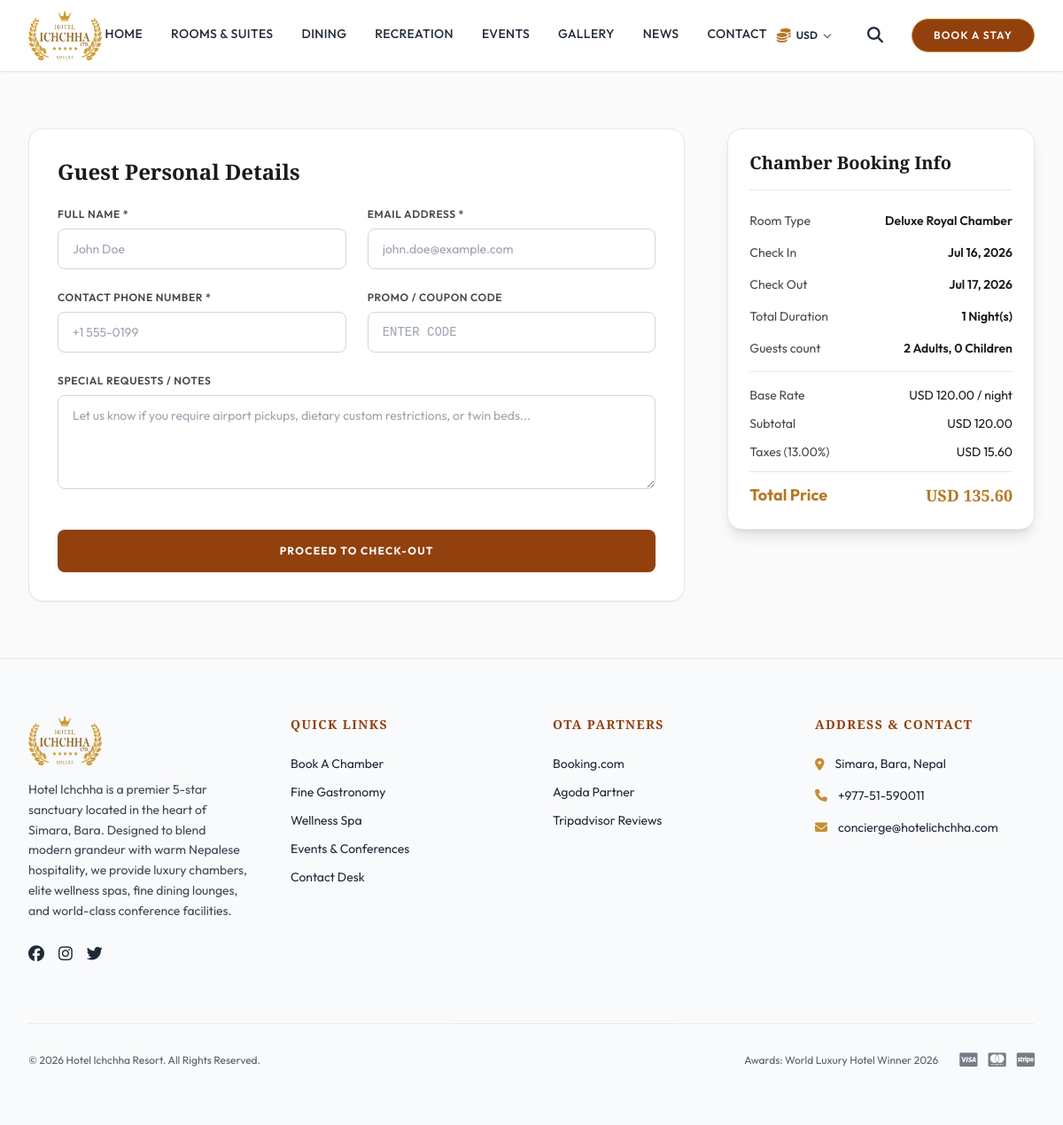
/booking/initiate/1/, run on an earlier commit of the app's database.
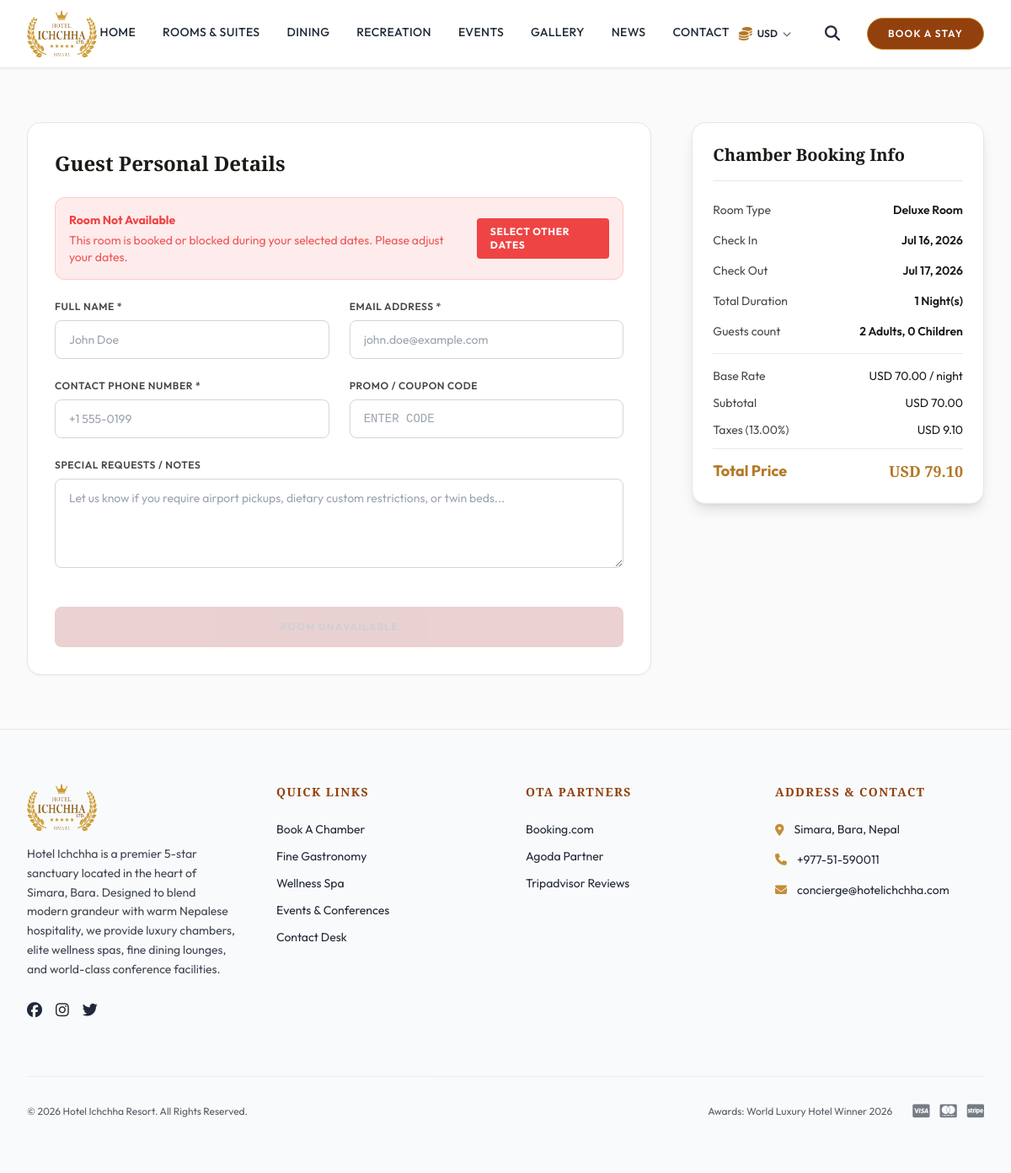
And on a later commit of the database.
### rooms/models/room.py (models this page shows, shortened)
class Room(models.Model):
    CURRENCY_CHOICES = [
        ('USD', 'USD ($)'),
        ('NPR', 'NPR (₨)'),
        ('EUR', 'EUR (€)'),
        ('GBP', 'GBP (£)'),
    ]
    title = models.CharField(max_length=200)
    slug = models.SlugField(max_length=250, unique=True, blank=True)
    category = models.ForeignKey(
        'RoomCategory',
        on_delete=models.SET_NULL,
        null=True,
        blank=True,
        related_name='rooms',
        help_text="Room category (managed in admin under Room Categories)"
    )
    description = models.TextField()
    highlights = models.TextField(help_text="Comma-separated or line-separated list of room highlights")
    base_price = models.DecimalField(max_digits=10, decimal_places=2)
    currency = models.CharField(max_length=3, choices=CURRENCY_CHOICES, default='USD', help_text="Currency of the base and discount price")
    discount_price = models.DecimalField(max_digits=10, decimal_places=2, blank=True, null=True)
    tax_percentage = models.DecimalField(max_digits=5, decimal_places=2, default=13.00) # e.g. 13% VAT
    room_size = models.IntegerField(help_text="Size in sq. ft. or sq. meters")
    max_adults = models.IntegerField(default=2)
    max_children = models.IntegerField(default=0)
    bed_type = models.CharField(max_length=100, default="King Size")
    facilities = models.ManyToManyField('RoomFacility', related_name='rooms', blank=True)
    virtual_tour_url = models.URLField(blank=True, null=True, help_text="Link to 3D virtual tour")
    video_url = models.URLField(blank=True, null=True, help_text="YouTube or Vimeo embed link")
    is_featured = models.BooleanField(default=False)
    is_published = models.BooleanField(default=True, help_text="Designates whether this room is visible on the website")
    created_at = models.DateTimeField(auto_now_add=True)
    updated_at = models.DateTimeField(auto_now=True)
    class Meta:
        ordering = ['base_price']

### rooms/models/room_availability.py (models this page shows, shortened)
class RoomAvailability(models.Model):
    room = models.ForeignKey('Room', on_delete=models.CASCADE, related_name='availabilities')
    date = models.DateField()
    is_available = models.BooleanField(default=True)
    booking = models.ForeignKey('booking.Booking', on_delete=models.SET_NULL, null=True, blank=True, related_name='room_dates')
    class Meta:
        verbose_name = "Room Availability"
        verbose_name_plural = "Room Availabilities"
        unique_together = ('room', 'date')

### booking/views/booking.py (the view)
# urls.py: path('initiate/<int:room_id>/', booking.initiate_booking, name='initiate_booking'),
def initiate_booking(request, room_id):
    room = get_object_or_404(Room, id=room_id, is_published=True)
    check_in_str = request.GET.get('check_in', '')
    check_out_str = request.GET.get('check_out', '')
    adults = request.GET.get('adults', '2')
    children = request.GET.get('children', '0')
    today = datetime.date.today()
    tomorrow = today + datetime.timedelta(days=1)
    try:
        check_in = datetime.datetime.strptime(check_in_str, "%Y-%m-%d").date() if check_in_str else today
        check_out = datetime.datetime.strptime(check_out_str, "%Y-%m-%d").date() if check_out_str else tomorrow
        if check_in < today:
            check_in = today
            check_out = today + datetime.timedelta(days=1)
        if check_out <= check_in:
            check_out = check_in + datetime.timedelta(days=1)
    except ValueError:
        check_in = today
        check_out = tomorrow
    nights = (check_out - check_in).days
    base_price = room.base_price
    daily_price = base_price
    seasonal = room.seasonal_prices.filter(start_date__lte=check_in, end_date__gte=check_out, is_active=True).first()
    if seasonal:
        daily_price = seasonal.price_override
    is_available = not RoomAvailability.objects.filter(
        room=room,
        date__gte=check_in,
        date__lt=check_out,
        is_available=False
    ).exists()
    subtotal = daily_price * nights
    tax = subtotal * (room.tax_percentage / 100)
    total = subtotal + tax
    context = {
        'room': room,
        'check_in': check_in,
        'check_out': check_out,
        'adults': adults,
        'children': children,
        'nights': nights,
        'subtotal': subtotal,
        'tax': tax,
        'total': total,
        'daily_price': daily_price,
        'is_available': is_available,
    }
    return render(request, 'booking/booking_initiate.html', context)

### booking/templates/booking/booking_initiate.html (shortened to what the changed rows need)
{% extends 'base.html' %}
{% block content %}
<section class="py-16 max-w-7xl mx-auto px-4 sm:px-6 lg:px-8">
    <div class="grid grid-cols-1 lg:grid-cols-3 gap-12">
        <div class="lg:col-span-2 space-y-8">
            <div class="rounded-2xl p-6 sm:p-8 border shadow-sm"
                 :class="{
                     'bg-white border-gray-200': currentTheme === 'light',
                     'bg-[#161412] border-amber-900/20': currentTheme !== 'light'
                 }">
                <h2 class="font-luxury-title text-2xl font-semibold mb-6">Guest Personal Details</h2>
                {% if not is_available %}
                <div class="mb-6 p-4 rounded-xl border border-red-500/20 bg-red-500/10 text-red-500 text-sm flex flex-col sm:flex-row justify-between items-start sm:items-center gap-4">
                    <div>
                        <p class="font-bold mb-1">Room Not Available</p>
                        <p class="opacity-90">This room is booked or blocked during your selected dates. Please adjust your dates.</p>
                    </div>
                    <a href="{% url 'rooms:room_detail' room.slug %}" class="px-4 py-2 bg-red-500 text-white rounded text-xs font-bold uppercase tracking-wider hover:bg-red-600 transition">
                        Select Other Dates
                    </a>
                </div>
                {% endif %}
                <form method="POST" action="{% url 'booking:create_booking' room.id %}" class="space-y-6">
                    <div class="pt-4">
                        <button type="submit" {% if not is_available %}disabled{% endif %} class="w-full py-4 rounded-lg text-xs font-bold uppercase tracking-widest text-center {% if not is_available %}opacity-50 cursor-not-allowed bg-red-650 text-white{% else %}cursor-pointer{% endif %}"
                                :class="{
                                    'bg-amber-800 text-white': currentTheme === 'light' && {{ is_available|yesno:"true,false" }},
                                    'bg-luxuryGold-500 text-black gold-glow': currentTheme !== 'light' && {{ is_available|yesno:"true,false" }},
                                    'bg-red-800/40 text-gray-400': !{{ is_available|yesno:"true,false" }}
                                }">
                            {% if is_available %}Proceed to Check-out{% else %}Room Unavailable{% endif %}
                        </button>
                    </div>
                </form>
            </div>
        </div>
        <div class="space-y-8 lg:col-span-1">
            <div class="rounded-2xl p-6 border shadow-lg"
                 :class="{
                     'bg-white border-gray-200': currentTheme === 'light',
                     'bg-[#161412] border-amber-900/20': currentTheme !== 'light'
                 }">
                <div class="space-y-4 text-sm">
                    <div class="flex justify-between items-center">
                        <span class="opacity-80">Room Type</span>
                        <span class="font-semibold">{{ room.title }}</span>
                    </div>
                    <div class="flex justify-between items-center">
                        <span class="opacity-80">Check In</span>
                        <span class="font-semibold">{{ check_in|date:"M d, Y" }}</span>
                    </div>
                    <div class="border-t pt-4 space-y-3" :class="{ 'border-gray-200': currentTheme === 'light', 'border-amber-900/10': currentTheme !== 'light' }">
                        <div class="flex justify-between items-center">
                            <span class="opacity-80">Base Rate</span>
                            <span>{{ room.currency }} {{ daily_price }} / night</span>
                        </div>
                        <div class="flex justify-between items-center">
                            <span class="opacity-80">Subtotal</span>
                            <span>{{ room.currency }} {{ subtotal }}</span>
                        </div>
                        <div class="flex justify-between items-center">
                            <span class="opacity-80">Taxes ({{ room.tax_percentage }}%)</span>
                            <span>{{ room.currency }} {{ tax|floatformat:2 }}</span>
                        </div>
                        <div class="flex justify-between items-center text-lg font-bold text-luxuryGold-500 border-t pt-3" :class="{ 'border-gray-200': currentTheme === 'light', 'border-amber-900/10': currentTheme !== 'light' }">
                            <span>Total Price</span>
                            <span class="font-luxury-title">{{ room.currency }} {{ total|floatformat:2 }}</span>
                        </div>
                    </div>
                </div>
            </div>
        </div>
    </div>
</section>
{% endblock %}

What changed in the data, as far as the page shows it:
changed Room "USD": slug "deluxe-royal-chamber" → "deluxe-room" (drawn); title "Deluxe Royal Chamber" → "Deluxe Room"; base_price "120.00" → "70.00"
added RoomAvailability: date "Jul 16, 2026"
Also different on the page:
{{ subtotal }}: "120.00" → "70.00"
{{ tax|floatformat:2 }}: "15.60" → "9.10"
{{ total|floatformat:2 }}: "135.60" → "79.10"
{{ check_in|date:"M d, Y" }}: "Jul 16, 2026" → (not shown)
text no longer shown: "PROCEED TO CHECK-OUT"
text now shown: "Room Not Available This room is booked or blocked during your selected dates. Please adjust your dates. SELECT OTHER DATES"
